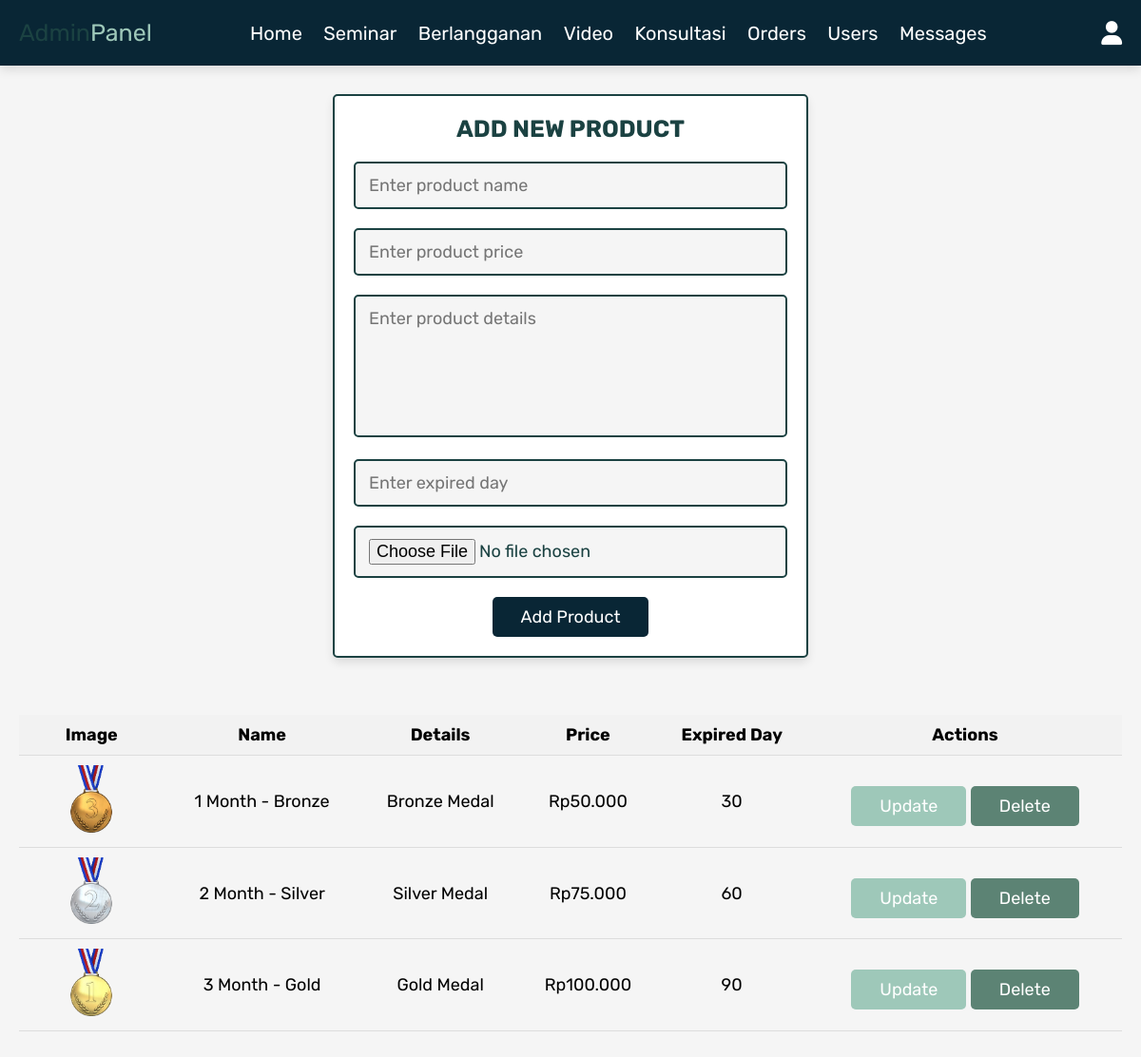
The page /admin_products.php (signed in) on the database its author committed.
### tables this page shows
CREATE TABLE `products` (
  `id` int(11) NOT NULL,
  `name` varchar(100) NOT NULL,
  `details` varchar(500) NOT NULL,
  `price` int(11) NOT NULL,
  `image` varchar(100) NOT NULL,
  `expired_day` int(11) DEFAULT 0
);

### admin_products.php (the view, shortened to what this page needs)
<?php
@include 'config.php';
?>
<!DOCTYPE html>
<html lang="en">
<head>
   <link rel="stylesheet" href="https://cdnjs.cloudflare.com/ajax/libs/font-awesome/6.0.0/css/all.min.css">
   <link rel="stylesheet" href="css/admin_style.css">
</head>
<body>
<?php @include 'admin_header.php'; ?>
<section class="add-products">
   <form action="" method="POST" enctype="multipart/form-data">
      <h3>Add New Product</h3>
      <input type="text" class="box" required placeholder="Enter product name" name="name">
      <input type="number" min="0" class="box" required placeholder="Enter product price" name="price">
      <textarea name="details" class="box" required placeholder="Enter product details" cols="30" rows="10"></textarea>
      <input type="number" min="0" class="box" required placeholder="Enter expired day" name="expired_day">
      <input type="file" accept="image/jpg, image/jpeg, image/png" required class="box" name="image">
      <input type="submit" value="Add Product" name="add_product" class="btn">
   </form>
</section>
<section class="show-products">
   <div class="table-container">
      <table>
         <thead>
            <tr>
               <th style="text-align: center;">Image</th>
               <th style="text-align: center;">Name</th>
               <th style="text-align: center;">Details</th>
               <th style="text-align: center;">Price</th>
               <th style="text-align: center;">Expired Day</th>
               <th style="text-align: center;">Actions</th>
            </tr>
         </thead>
         <tbody>
            <?php
               $select_products = mysqli_query($conn, "SELECT * FROM `products`") or die('query failed');
               if(mysqli_num_rows($select_products) > 0){
                  while($fetch_products = mysqli_fetch_assoc($select_products)){
            ?>
            <tr>
               <td style="text-align: center;"><img src="uploaded_img/<?php echo $fetch_products['image']; ?>" alt="" class="product-image"></td>
               <td style="text-align: center;"><?php echo $fetch_products['name']; ?></td>
               <td style="text-align: center;"><?php echo $fetch_products['details']; ?></td>
               <td style="text-align: center;">Rp<?php echo number_format($fetch_products['price'], 0, ',', '.'); ?></td>
               <td style="text-align: center;">
                  <?= $fetch_products['expired_day'] ?>
               </td>
               <td style="text-align: center;">
                  <a href="admin_update_product.php?update=<?php echo $fetch_products['id']; ?>" class="option-btn">Update</a>
                  <a href="admin_products.php?delete=<?php echo $fetch_products['id']; ?>" class="delete-btn" onclick="return confirm('Delete this product?');">Delete</a>
               </td>
            </tr>
            <?php
                  }
               } else {
                  echo '<tr><td colspan="5" class="empty">No products added yet!</td></tr>';
               }
            ?>
         </tbody>
      </table>
   </div>
</section>
</body>
</html>

### css/admin_style.css (style rules this page uses)
:root { --pink:#092635; --red:#5C8374; --orange:#9EC8B9; --black:#1B4242; --white:#fff; --light-color:#666; --light-white:#ccc; --light-bg:#f5f5f5; --border:.2rem solid var(--black); --box-shadow:0 .5rem 1rem rgba(0,0,0,.1); }
* { font-family: 'Rubik', sans-serif; margin:0; padding:0; box-sizing: border-box; outline: none; border:none; text-decoration: none; transition:all .2s linear; }
html { font-size: 62.5%; overflow-x: hidden; scroll-behavior: smooth; scroll-padding-top: 6.5rem; }
body { background: var(--light-bg); }
section { padding:3rem 2rem; }
.btn, .delete-btn, .option-btn { display: inline-block; border-radius: .5rem; margin-top: 1rem; font-size: 1.8rem; color:var(--white); cursor: pointer; padding:1rem 3rem; text-transform: capitalize; }
.btn { background-color: var(--pink); }
.delete-btn { background-color: var(--red); }
.option-btn { background-color: var(--orange); }
.add-products form { max-width: 50rem; border-radius: .5rem; background-color: var(--white); border:var(--border); padding:2rem; text-align: center; margin:0 auto; box-shadow: var(--box-shadow); }
.add-products form h3 { font-size: 2.5rem; text-transform: uppercase; color:var(--black); margin-bottom: 1rem; }
.add-products form .box { width: 100%; margin:1rem 0; font-size: 1.8rem; color:var(--black); border-radius: .5rem; background-color: var(--light-bg); padding:1.2rem 1.4rem; border:var(--border); }
.add-products form textarea { height: 15rem; resize: none; }

### admin_products.php (style rules this page uses)
.table-container { width: 100%; overflow-x: auto; }
table { width: 100%; border-collapse: collapse; }
table th, table td { padding: 10px; text-align: left; border-bottom: 1px solid #ddd; font-size: 18px; }
table th { background-color: #f2f2f2; }
.product-image { max-width: 100px; height: auto; }

### rows shown on the page
products: image (picture), name "1 Month - Bronze", details "Bronze Medal", price "50.000", expired_day "30"
products: image (picture), name "2 Month - Silver", details "Silver Medal", price "75.000", expired_day "60"
products: image (picture), name "3 Month - Gold", details "Gold Medal", price "100.000", expired_day "90"
